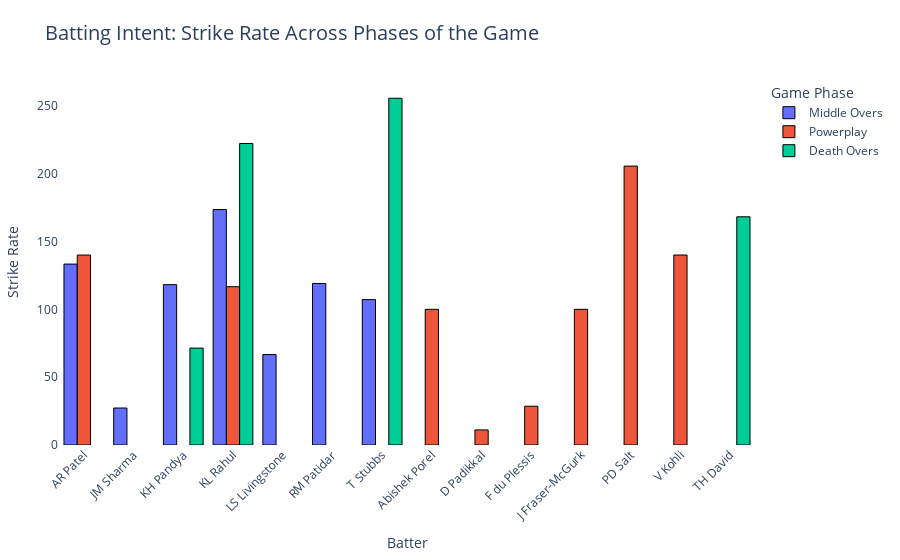

Write notebook code for a chart like this one.
### Markdown cell above
## lets calculate each batters strike rate across different phases of the game and visualize their batting intent

### Code cell
import plotly.express as px

batting_intent = (
    df_copy.groupby(['batter', 'phase'])
    .agg(balls_faced=('runs_batter', 'count'),
         total_runs=('runs_batter', 'sum'))
    .reset_index()
)

batting_intent['strike_rate'] = (batting_intent['total_runs'] / batting_intent['balls_faced']) * 100

batting_intent = batting_intent[batting_intent['balls_faced'] >=5]

batting_intent.sort_values(by=['batter', 'phase'], inplace=True)

fig = px.bar(
    batting_intent,
    x='batter',
    y='strike_rate',
    color='phase',
    barmode='group',
    title='Batting Intent: Strike Rate Across Phases of the Game',
    labels={'strike_rate': 'Strike Rate', 'batter': 'Batter'},
    hover_data={
        'balls_faced': True,
        'total_runs': True,
        'strike_rate': ':.2f',
        'phase': True
    }
)

fig.update_layout(
    xaxis_tickangle=-45,
    title_font_size=20,
    legend_title='Game Phase',
    plot_bgcolor='rgba(0,0,0,0)',
    paper_bgcolor='white',
    bargap=0.2,
    margin=dict(l=40, r=40, t=80, b=100)
)

fig.update_traces(marker_line_width=1, marker_line_color='black')

fig.show()

### Figure 1 — Plotly figure (JSON) as saved in the notebook; plotly's stock layout.template omitted (floating-point values rounded to 4 significant figures)
{"data": [{"alignmentgroup": "True", "customdata": [[6, 8, "Middle Overs"], [11, 3, "Middle Overs"], [11, 13, "Middle Overs"], [34, 59, "Middle Overs"], [6, 4, "Middle Overs"], [21, 25, "Middle Overs"], [14, 15, "Middle Overs"]], "hovertemplate": "phase=%{customdata[2]}<br>Batter=%{x}<br>Strike Rate=%{y:.2f}<br>balls_faced=%{customdata[0]}<br>total_runs=%{customdata[1]}<extra></extra>", "legendgroup": "Middle Overs", "marker": {"color": "#636efa", "line": {"color": "black", "width": 1}, "pattern": {"shape": ""}}, "name": "Middle Overs", "offsetgroup": "Middle Overs", "orientation": "v", "showlegend": true, "textposition": "auto", "type": "bar", "x": ["AR Patel", "JM Sharma", "KH Pandya", "KL Rahul", "LS Livingstone", "RM Patidar", "T Stubbs"], "xaxis": "x", "y": [133.3, 27.27, 118.2, 173.5, 66.67, 119.0, 107.1], "yaxis": "y"}, {"alignmentgroup": "True", "customdata": [[5, 7, "Powerplay"], [7, 7, "Powerplay"], [9, 1, "Powerplay"], [7, 2, "Powerplay"], [7, 7, "Powerplay"], [12, 14, "Powerplay"], [18, 37, "Powerplay"], [10, 14, "Powerplay"]], "hovertemplate": "phase=%{customdata[2]}<br>Batter=%{x}<br>Strike Rate=%{y:.2f}<br>balls_faced=%{customdata[0]}<br>total_runs=%{customdata[1]}<extra></extra>", "legendgroup": "Powerplay", "marker": {"color": "#EF553B", "line": {"color": "black", "width": 1}, "pattern": {"shape": ""}}, "name": "Powerplay", "offsetgroup": "Powerplay", "orientation": "v", "showlegend": true, "textposition": "auto", "type": "bar", "x": ["AR Patel", "Abishek Porel", "D Padikkal", "F du Plessis", "J Fraser-McGurk", "KL Rahul", "PD Salt", "V Kohli"], "xaxis": "x", "y": [140, 100, 11.11, 28.57, 100, 116.7, 205.6, 140], "yaxis": "y"}, {"alignmentgroup": "True", "customdata": [[7, 5, "Death Overs"], [9, 20, "Death Overs"], [9, 23, "Death Overs"], [22, 37, "Death Overs"]], "hovertemplate": "phase=%{customdata[2]}<br>Batter=%{x}<br>Strike Rate=%{y:.2f}<br>balls_faced=%{customdata[0]}<br>total_runs=%{customdata[1]}<extra></extra>", "legendgroup": "Death Overs", "marker": {"color": "#00cc96", "line": {"color": "black", "width": 1}, "pattern": {"shape": ""}}, "name": "Death Overs", "offsetgroup": "Death Overs", "orientation": "v", "showlegend": true, "textposition": "auto", "type": "bar", "x": ["KH Pandya", "KL Rahul", "T Stubbs", "TH David"], "xaxis": "x", "y": [71.43, 222.2, 255.6, 168.2], "yaxis": "y"}], "layout": {"autosize": true, "bargap": 0.2, "barmode": "group", "legend": {"title": {"text": "Game Phase"}, "tracegroupgap": 0}, "margin": {"b": 100, "l": 40, "r": 40, "t": 80}, "paper_bgcolor": "white", "plot_bgcolor": "rgba(0, 0, 0, 0)", "title": {"font": {"size": 20}, "text": "Batting Intent: Strike Rate Across Phases of the Game"}, "xaxis": {"anchor": "y", "autorange": true, "domain": [0, 1], "range": [-0.5, 13.5], "tickangle": -45, "title": {"text": "Batter"}, "type": "category"}, "yaxis": {"anchor": "x", "autorange": true, "domain": [0, 1], "range": [0, 269.0], "title": {"text": "Strike Rate"}, "type": "linear"}}}
